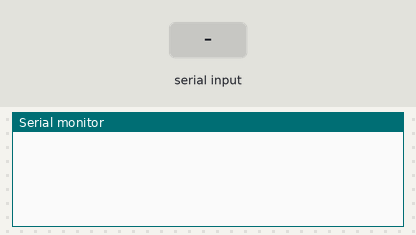
Bench run of a sketch on a simulated Arduino Uno, built with avr-gcc and run on an emulated ATmega328P. Parts: the last lines printed to the serial monitor. The test bench sets the inputs (shaded band).

Above: at 1.2 s.
1.3 s: "1" received over the second serial link
At 3.2 s:
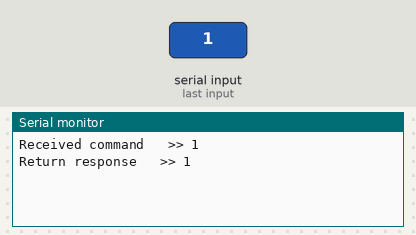
3.8 s: "0" received over the second serial link
At 5.2 s:
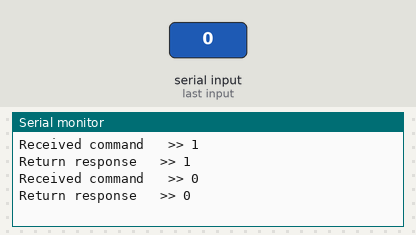
5.3 s: "2" received over the second serial link
At 7.4 s:
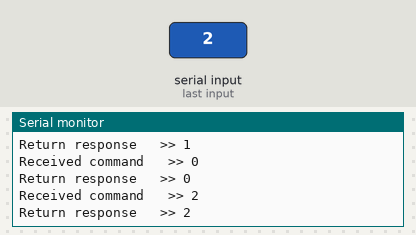

Measured:
- after the input at 1.3 s, the serial monitor: prints a new line after 1.0 s (image 1)
- after the input at 3.8 s, the serial monitor: prints a new line after 1.0 s (image 2)
- after the input at 5.3 s, the serial monitor: prints a new line after 1.0 s (image 3)

The sketch:

sensorNode.ino
```cpp
#include <SoftwareSerial.h>
SoftwareSerial link(2, 3); // Rx, Tx

const char nodeSensor1[] = "0100|01"; //Sensor reading 1
//const char nodeSensor2[] = "0200|01"; //
//const char nodeSensor3[] = "0300|01"; //
//const char nodeSensor4[] = "0400|01"; //
//const char nodeSensor5[] = "0500|01"; //

void setup()
{
  // put your setup code here, to run once:
  Serial.begin(9600);
}

void loop()
{
  char buff[50];
  char buff2[10];
  float sensorValue = 0.0000;

  //Capture command from master
  link.begin(9600);

  if (link.available())
  {
    link.readBytes(buff, 8);
    link.end();
    buff[8] = '\0';
    Serial.print(F("\n\nReceived command \t>> "));
    Serial.print(buff);

    if (strstr(buff, nodeSensor1))
    {
      buff[0] = '\0';
      sensorValue = 0.0000; //Replace this with sensor reading
      dtostrf(sensorValue, 7, 4, buff2); //convert float number into char array
      sprintf(buff, "@%s|%s", nodeSensor1, buff2);
      link.begin(9600); link.print(buff); link.end();
    }

/* Uncomment this if you would like to add more readings
    if (strstr(buff, nodeSensor2))
    {
      buff[0] = '\0';
      sensorValue = 0.0000;
      dtostrf(sensorValue, 7, 4, buff2);
      sprintf(buff, "@%s|%s", nodeSensor2, buff2);
      link.begin(9600); link.print(buff); link.end();
    }

    if (strstr(buff, nodeSensor3))
    {
      buff[0] = '\0';
      sensorValue = 0.0000;
      dtostrf(sensorValue, 7, 4, buff2);
      sprintf(buff, "@%s|%s", nodeSensor3, buff2);
      link.begin(9600); link.print(buff); link.end();
    }

    if (strstr(buff, nodeSensor4))
    {
      buff[0] = '\0';
      sensorValue = 0.0000;
      dtostrf(sensorValue, 7, 4, buff2);
      sprintf(buff, "@%s|%s", nodeSensor3, buff2);
      link.begin(9600); link.print(buff); link.end();
    }

    if (strstr(buff, nodeSensor5))
    {
      buff[0] = '\0';
      sensorValue = 0.0000;
      dtostrf(sensorValue, 7, 4, buff2);
      sprintf(buff, "@%s|%s", nodeSensor3, buff2);
      link.begin(9600); link.print(buff); link.end();
    }
*/

    Serial.print(F("\nReturn response \t>> "));
    Serial.print(buff);

    delay(100);
  }

  link.begin(9600);
  //while (link.read() >= 0); //Clean buffer
  buff2[0] = '\0';
}

/*
   const char nodeSensor1[] = "0100|01"; must use [] or strstr wont work properly

*/
```
